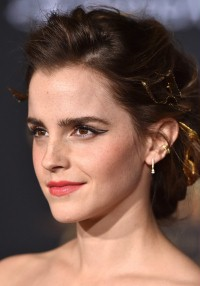
#> input picture model/dataset/test_images/emma_watson.jpg, 200 x 286 px
$ jupyter execute beggining.ipynb   (shell and % lines are left out)
#> lines starting #> are read from the running program, lines starting #| are printed output that depends on the picture; after the words box and inside, x2 and y2 are one past the last pixel; in counts of white or black regions, pixels touching at a corner belong together
[cell 1]
import numpy as np
import cv2
import matplotlib
from matplotlib import pyplot as plt

[cell 2]
img = cv2.imread('./dataset/test_images/emma_watson.jpg')
#> img is the input picture: shape (286, 200, 3); mean B, G, R 81.4, 92.1, 122.2
plt.imshow(img)

[cell 3]
gray = cv2.cvtColor(img, cv2.COLOR_BGR2GRAY)
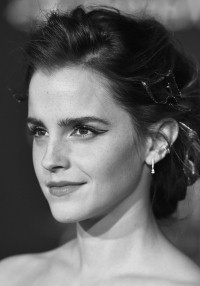
#> gray: shape (286, 200); min 3, max 241, mean 99.9
plt.imshow(gray, cmap="gray")

[cell 4]
face_cascade = cv2.CascadeClassifier('./opencv/haarcascades/haarcascade_frontalface_default.xml')
eye_cascade = cv2.CascadeClassifier('./opencv/haarcascades/haarcascade_eye.xml')

faces = face_cascade.detectMultiScale(gray, 1.3, 5)
#> faces = [[6, 90, 108, 108]]
faces
#> Out = [[6, 90, 108, 108]]

[cell 5]
(x,y,w,h) = faces[0]
#> x = 6; y = 90; w = 108; h = 108
(x,y,w,h)
#> Out = (6, 90, 108, 108)

[cell 6]
face_rectangle = cv2.rectangle(img,(x,y),(x+w,y+h),(255,0,0),3)
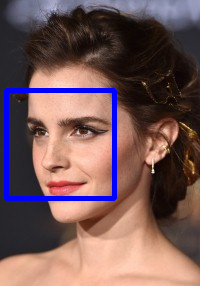
#> face_rectangle: shape (286, 200, 3); mean B, G, R 87.5, 88.2, 117
plt.imshow(face_rectangle)

[cell 7]
cv2.destroyAllWindows()
for (x,y,w,h) in faces:
    face_img = cv2.rectangle(img,(x,y),(x+w,y+h),(255,0,0),3)
    roi_gray = gray[y:y+h, x:x+w]
    roi_color = face_img[y:y+h, x:x+w]
    eyes = eye_cascade.detectMultiScale(roi_gray)
    for (ex,ey,ew,eh) in eyes:
        cv2.rectangle(roi_color,(ex,ey),(ex+ew,ey+eh),(0,255,0),2)
#> this loop made 1 pass
#> (x, y, w, h, eyes) on pass 1: (6, 90, 108, 108, [[24, 33, 21, 21], [58, 24, 34, 34]])
#> pass 1, `roi_gray = gray[y:y+h, x:x+w]`:
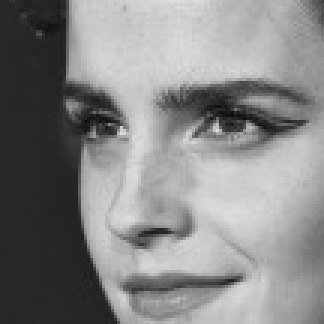
#> roi_gray: shape (108, 108) (shown 3 times larger); min 13, max 223, mean 134.4
#> pass 1, `roi_color = face_img[y:y+h, x:x+w]`:
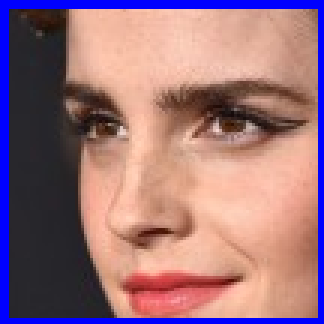
#> roi_color: shape (108, 108, 3) (shown 3 times larger); mean B, G, R 123.7, 113.9, 153.8
#> after the loop:
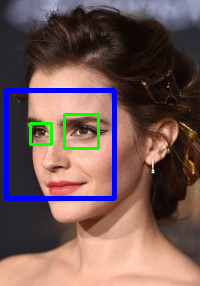
#> img: shape (286, 200, 3); 1.14% of pixels changed, all inside (x1, y1, x2, y2) = (29, 113, 100, 150)
#> after the loop:
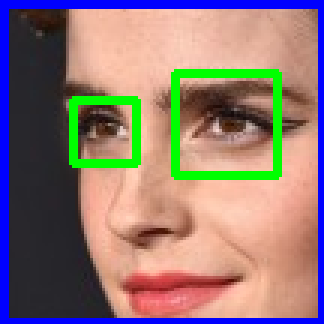
#> roi_color: shape (108, 108, 3) (shown 3 times larger); 5.59% of pixels changed, all inside (x1, y1, x2, y2) = (23, 23, 94, 60)


plt.figure()
plt.imshow(face_img, cmap='gray')
plt.show()

[cell 8]
plt.imshow(roi_color, cmap='gray')

[cell 9]
def get_cropped_image_if_2_eyes_detected(image_path):
#> called with image_path = './dataset/test_images/emma_watson.jpg'
    img = cv2.imread(image_path)
    gray = cv2.cvtColor(img, cv2.COLOR_BGR2GRAY)
    faces = face_cascade.detectMultiScale(gray, 1.3, 5)
#> faces = [[6, 90, 108, 108]]
    for (x,y,w,h) in faces:
        roi_gray = gray[y:y+h, x:x+w]
        roi_color = img[y:y+h, x:x+w]
        eyes = eye_cascade.detectMultiScale(roi_gray, 1.3, 5)
        if len(eyes) >=2:
            return roi_color
#> this loop made 1 pass
#> (x, y, w, h, eyes) on pass 1: (6, 90, 108, 108, [[24, 33, 21, 21], [56, 24, 35, 35]])
#> pass 1, in get_cropped_image_if_2_eyes_detected, `roi_color = img[y:y+h, x:x+w]`:
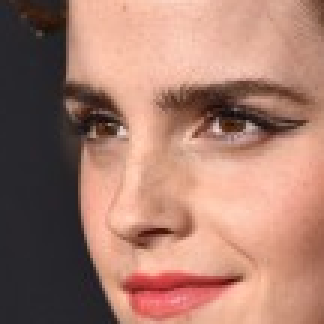
#> roi_color: shape (108, 108, 3) (shown 3 times larger); mean B, G, R 109, 123.2, 166

$ run again, with model/dataset/test_images/ew.jpg copied over model/dataset/test_images/emma_watson.jpg
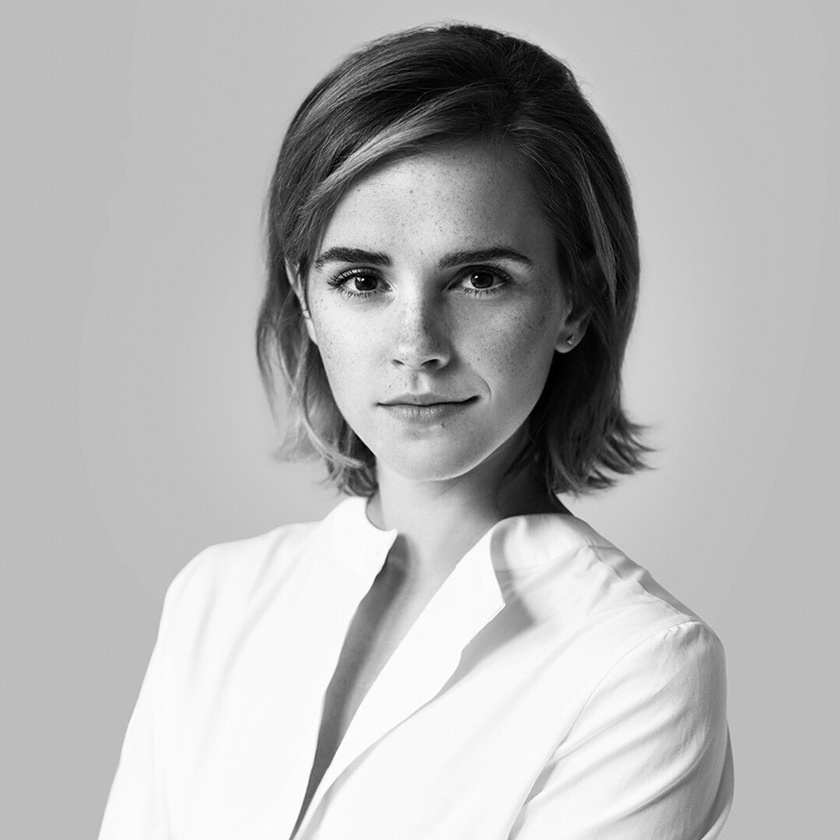
#> input picture model/dataset/test_images/ew.jpg, 840 x 840 px, shrunk from 1080 x 1080 before the run
#> img is the input picture: shape (840, 840, 3); min 0, max 255, mean 179.8
#> `faces = face_cascade.detectMultiScale(gray, 1.3, 5)`: faces = [[263, 155, 319, 319]]
#> `(x,y,w,h) = faces[0]`: x = 263; y = 155; w = 319
#> `(x,y,w,h)`: Out = (263, 155, 319, 319)
#> the loop `for (x,y,w,h) in faces:` made 1 pass
#> (x, y, w, h, eyes) on pass 1: (263, 155, 319, 319, [[64, 96, 61, 61], [178, 92, 70, 70], [151, 183, 48, 48]])
#> after the loop `for (x,y,w,h) in faces:`:
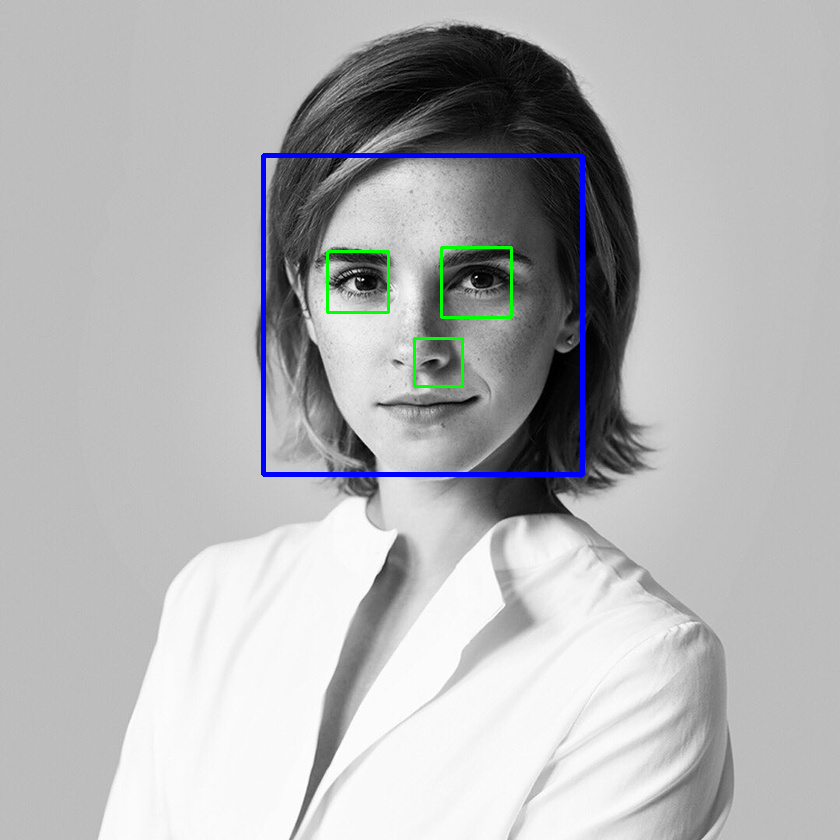
#> img: shape (840, 840, 3); mean B, G, R 180.8, 179.2, 178.5
#> after the loop `for (x,y,w,h) in faces:`:
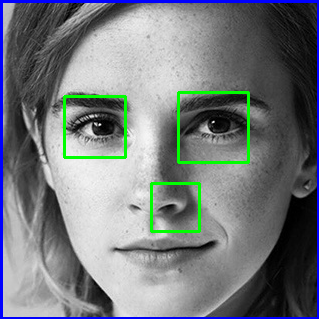
#> roi_color: shape (319, 319, 3); mean B, G, R 125, 122.4, 117
#> in get_cropped_image_if_2_eyes_detected, `faces = face_cascade.detectMultiScale(gray, 1.3, 5)`: faces = [[263, 155, 319, 319]]
#> the loop in get_cropped_image_if_2_eyes_detected, `for (x,y,w,h) in faces:` made 1 pass
#> (x, y, w, h, eyes) on pass 1: (263, 155, 319, 319, [[65, 98, 60, 60], [180, 92, 70, 70]])
